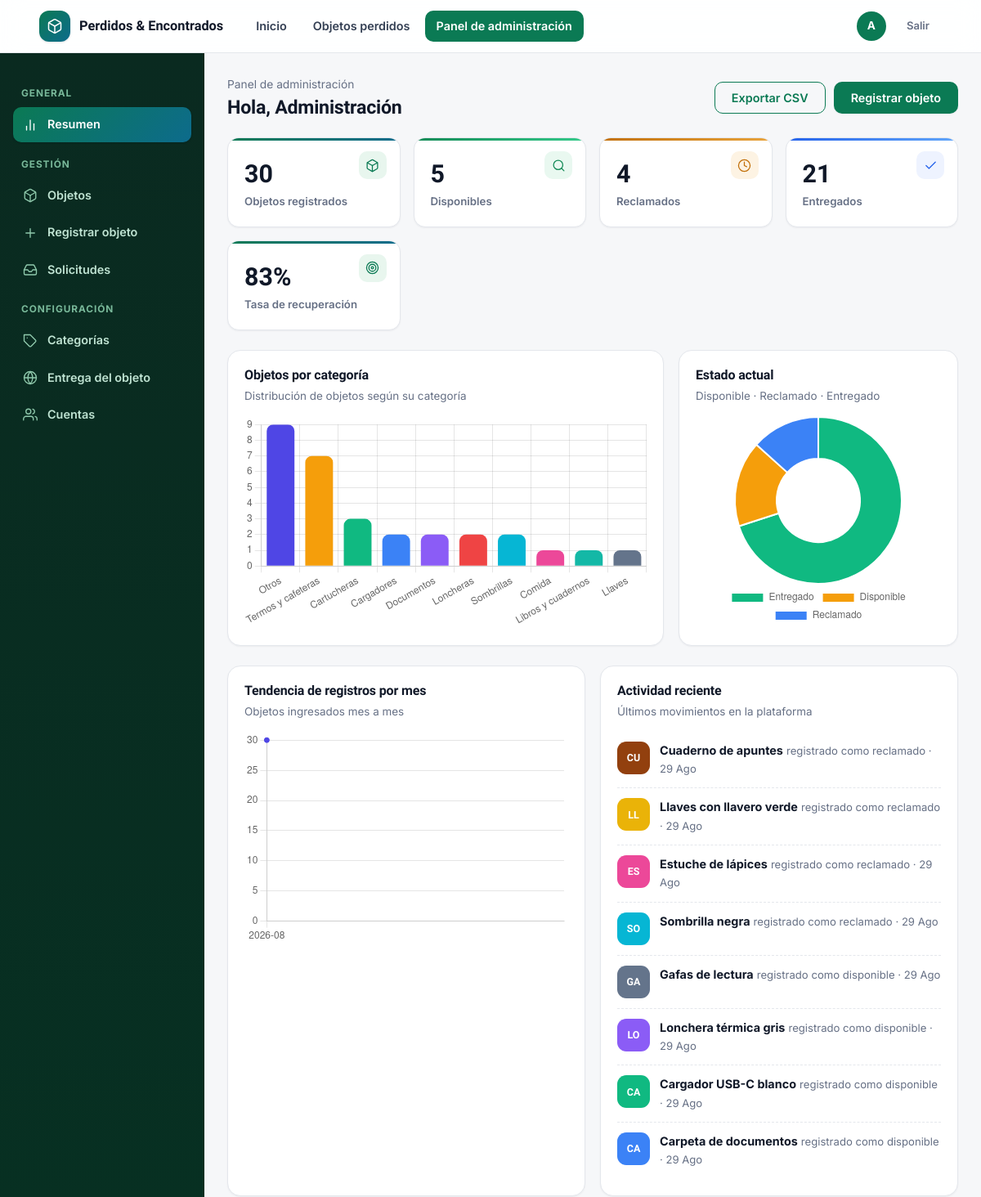
The app's page /panel/ (signed in, upper part), older data.
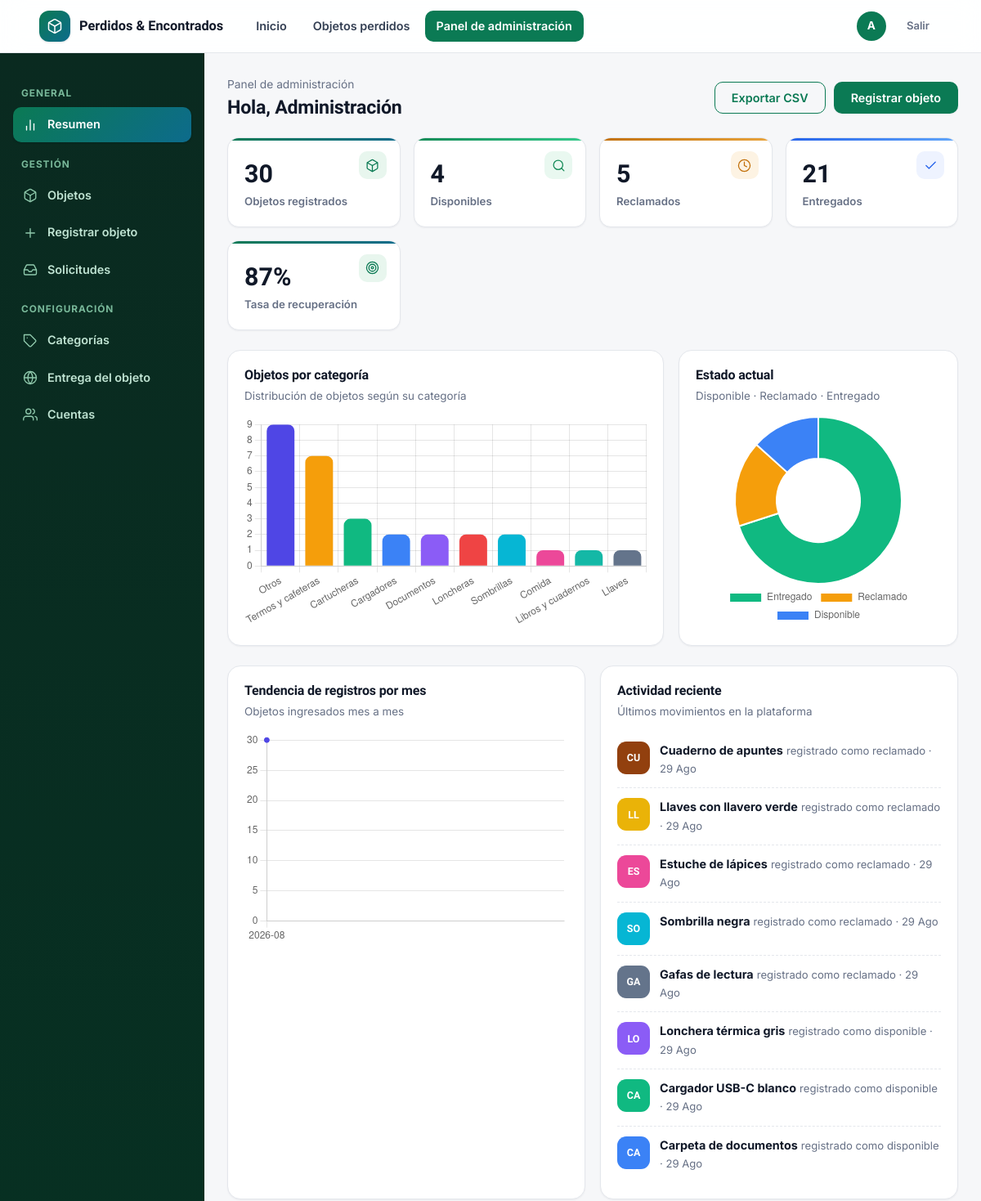
The same page, newer data.
### registro_objetos/models.py (models this page shows, shortened)
class ObjetoReclamado(models.Model):
    class Estados(models.TextChoices):
        DISPONIBLE = 'disponible', 'Disponible'
        RECLAMADO = 'reclamado', 'Reclamado'
        ENTREGADO = 'entregado', 'Entregado'
    nombre_objeto = models.CharField('Nombre del objeto', max_length=120, blank=True)
    categoria = models.ForeignKey(
        Categoria, on_delete=models.PROTECT, null=True, blank=True,
        related_name='objetos', verbose_name='Categoría',
    )
    descripcion_objeto = models.TextField('Descripción', blank=True)
    lugar_encontrado = models.CharField('Lugar donde fue encontrado', max_length=150, blank=True)
    fecha_registro = models.DateField('Fecha de registro', auto_now_add=True, null=True)
    foto = models.ImageField('Foto', upload_to='objetos/', blank=True, null=True)
    estado = models.CharField(
        'Estado', max_length=20, choices=Estados.choices,
        default=Estados.DISPONIBLE, db_index=True,
    )
    registrado_por = models.ForeignKey(
        settings.AUTH_USER_MODEL, on_delete=models.SET_NULL, null=True, blank=True,
        related_name='objetos_registrados', verbose_name='Registrado por',
    )
    nombre_persona = models.CharField('Nombre de quien reclama', max_length=100, blank=True)
    tipo_documento = models.CharField('Tipo de documento', max_length=50, blank=True)
    numero_documento = models.CharField('Número de documento', max_length=50, blank=True)
    telefono = models.CharField('Teléfono', max_length=20, blank=True)
    suministro_correo = models.BooleanField('¿Suministró correo?', default=False)
    correo = models.EmailField('Correo', blank=True, null=True)
    fecha_entrega = models.CharField('Fecha de entrega', max_length=100, blank=True)
    responsable_entrega = models.CharField('Responsable de la entrega', max_length=100, blank=True)
    reclamado_por = models.ForeignKey(
        settings.AUTH_USER_MODEL, on_delete=models.SET_NULL, null=True, blank=True,
        related_name='objetos_reclamados', verbose_name='Reclamado por (usuario)',
    )
    fecha_reclamo = models.DateTimeField('Fecha del reclamo', null=True, blank=True)
    class Meta:
        verbose_name = 'Objeto'
        verbose_name_plural = 'Objetos'
        ordering = ['-fecha_registro', '-id']

### registro_objetos/views.py (the view)
# urls.py: path('panel/', views.panel_inicio, name='panel_inicio'),
@staff_member_required
def panel_inicio(request):
    resumen = stats.resumen_global()
    por_categoria = stats.objetos_por_categoria()
    por_estado = stats.objetos_por_estado()
    por_mes = stats.objetos_por_mes()
    actividad = stats.actividad_reciente(limite=8)
    nombres_estado = dict(ObjetoReclamado.Estados.choices)
    def iniciales_categoria(nombre):
        return (nombre or '—').strip()[:2].upper() or '—'
    context = {
        'resumen': resumen,
        'actividad': actividad,
        'chart_categoria_labels': serializar_json([c['categoria__nombre'] or 'Sin categoría' for c in por_categoria]),
        'chart_categoria_iconos': serializar_json([iniciales_categoria(c['categoria__nombre']) for c in por_categoria]),
        'chart_categoria_values': serializar_json([c['total'] for c in por_categoria]),
        'chart_estado_labels': serializar_json([nombres_estado.get(e['estado'], e['estado']) for e in por_estado]),
        'chart_estado_values': serializar_json([e['total'] for e in por_estado]),
        'chart_mes_labels': serializar_json([m['mes'].strftime('%Y-%m') if m['mes'] else '' for m in por_mes]),
        'chart_mes_values': serializar_json([m['total'] for m in por_mes]),
    }
    return render(request, 'panel/inicio.html', context)

### registro_objetos/context_processors.py (called while the page is built, shortened)
def globales(request):
    datos = {
        'GOOGLE_OAUTH_CONFIGURADO': bool(
            settings.GOOGLE_OAUTH_CLIENT_ID and settings.GOOGLE_OAUTH_CLIENT_SECRET
        ),
        'DOMINIOS_PERMITIDOS': settings.ALLOWED_EMAIL_DOMAINS,
    }
    if request.user.is_authenticated and request.user.is_staff:
        from .models import SolicitudReclamacion
        datos['solicitudes_pendientes'] = (
            SolicitudReclamacion.objects
            .filter(estado__in=[
                SolicitudReclamacion.Estados.PENDIENTE,
                SolicitudReclamacion.Estados.APELADA,
            ])
            .count()
        )
    return datos

### registro_objetos/estadisticas.py (called while the page is built)
def _total_por_campo(campo):
    return list(
        ObjetoReclamado.objects
        .values(campo)
        .annotate(total=Count('id'))
        .order_by('-total')
    )

def objetos_por_categoria():
    filas = (
        ObjetoReclamado.objects
        .values('categoria__nombre', 'categoria__icono', 'categoria__color')
        .annotate(total=Count('id'))
        .order_by('-total')
    )
    return list(filas)

def objetos_por_estado():
    return _total_por_campo('estado')

### registro_objetos/templates/panel/inicio.html (shortened to what the changed rows need)
{% extends 'panel/base.html' %}
{% block panel_content %}
<div class="panel-titulo">
  <div>
    <h1>Hola, {{ user.first_name|default:user.username }}</h1>
  </div>
</div>
<div class="kpis">
  <div class="kpi kpi-verde"><span class="pie"><svg viewBox="0 0 24 24" fill="none" stroke="currentColor" stroke-width="1.8" stroke-linecap="round" stroke-linejoin="round"><circle cx="11" cy="11" r="8"/><line x1="21" y1="21" x2="16.65" y2="16.65"/></svg></span><div class="valor">{{ resumen.disponibles }}</div><div class="etiqueta">Disponibles</div></div>
  <div class="kpi kpi-amarillo"><span class="pie"><svg viewBox="0 0 24 24" fill="none" stroke="currentColor" stroke-width="1.8" stroke-linecap="round" stroke-linejoin="round"><circle cx="12" cy="12" r="10"/><polyline points="12 6 12 12 16 14"/></svg></span><div class="valor">{{ resumen.reclamados }}</div><div class="etiqueta">Reclamados</div></div>
  <div class="kpi"><span class="pie"><svg viewBox="0 0 24 24" fill="none" stroke="currentColor" stroke-width="1.8" stroke-linecap="round" stroke-linejoin="round"><circle cx="12" cy="12" r="10"/><circle cx="12" cy="12" r="6"/><circle cx="12" cy="12" r="2"/></svg></span><div class="valor">{{ resumen.tasa_recuperacion }}%</div><div class="etiqueta">Tasa de recuperación</div></div>
</div>
<div class="grid-charts">
  <div class="grafico-card">
    <div class="chart-caja"><canvas id="chartEstado"></canvas></div>
  </div>
</div>
<div class="grid-charts-2">
  <div class="grafico-card">
    {% for obj in actividad.objetos %}
    <div class="actividad-item">
      <span class="ico" style="background:{{ obj.categoria.color|default:'#0b7a54' }};color:#fff">{{ obj.nombre_objeto|slice:":2"|default:'—'|upper }}</span>
      <div>
        <b>{{ obj.nombre_objeto }}</b>
        <span class="muted" style="font-size:.82rem">registrado como {{ obj.get_estado_display|lower }}
          {% if obj.fecha_registro %}· {{ obj.fecha_registro|date:'d M' }}{% endif %}</span>
      </div>
    </div>
    {% empty %}
    <p class="muted">Aún no hay actividad.</p>
    {% endfor %}
  </div>
</div>
{% endblock %}
{% block extra_js %}
<script>
(function () {
  var fondo = {
    categorias: ['#4f46e5', '#f59e0b', '#10b981', '#3b82f6', '#8b5cf6', '#ef4444', '#06b6d4', '#ec4899', '#14b8a6', '#64748b', '#eab308', '#92400e']
  };
  var etiquetasCat = {{ chart_categoria_labels|safe }};
  var valoresCat = {{ chart_categoria_values|safe }};
  if (etiquetasCat.length && valoresCat.length) {
    new Chart(document.getElementById('chartCategoria'), {
      type: 'bar',
      data: {
        labels: etiquetasCat,
        datasets: [{ label: 'Objetos', data: valoresCat, backgroundColor: fondo.categorias.slice(0, valoresCat.length), borderRadius: 8 }]
      },
      options: { responsive: true, maintainAspectRatio: false,
        plugins: { legend: { display: false } },
        scales: { y: { beginAtZero: true, ticks: { precision: 0 } } } }
    });
  }
  new Chart(document.getElementById('chartEstado'), {
    type: 'doughnut',
    data: {
      labels: {{ chart_estado_labels|safe }},
      datasets: [{ data: {{ chart_estado_values|safe }},
        backgroundColor: ['#10b981', '#f59e0b', '#3b82f6'], borderWidth: 2, borderColor: '#fff' }]
    },
    options: { responsive: true, maintainAspectRatio: false, plugins: { legend: { position: 'bottom' } } }
  });
  var etiquetasMes = {{ chart_mes_labels|safe }};
  var valoresMes = {{ chart_mes_values|safe }};
  if (etiquetasMes.length && valoresMes.length) {
    new Chart(document.getElementById('chartMes'), {
      type: 'line',
      data: {
        labels: etiquetasMes,
        datasets: [{ label: 'Registros', data: valoresMes, fill: true, tension: .35,
          borderColor: '#4f46e5', backgroundColor: 'rgba(79,70,229,.12)', pointBackgroundColor: '#4f46e5' }]
      },
      options: { responsive: true, maintainAspectRatio: false,
        plugins: { legend: { display: false } },
        scales: { y: { beginAtZero: true, ticks: { precision: 0 } } } }
    });
  }
})();
</script>
{% endblock %}

Row changes from the older to the newer data that the page shows:
changed ObjetoReclamado "Gafas de lectura": estado "disponible" → "reclamado"
Text that changed along with them:
{{ resumen.disponibles }}: "5" → "4"
{{ resumen.reclamados }}: "4" → "5"
{{ resumen.tasa_recuperacion }}: "83" → "87"
chart data {{ chart_estado_labels|safe }}: ["Entregado", "Disponible", "Reclamado"] → ["Entregado", "Reclamado", "Disponible"]
